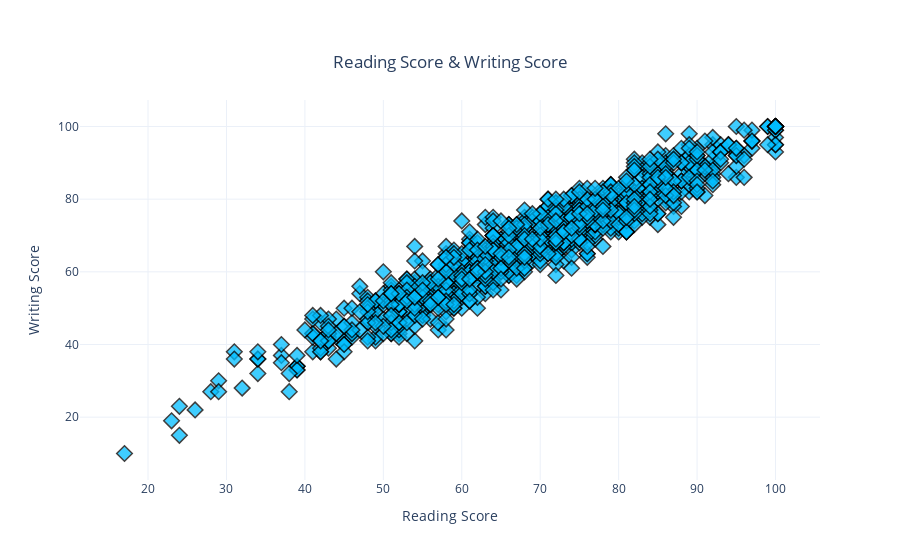

Notebook cell for this chart:
### Code cell
## adding layouts: titles etc

data = go.Scatter(
    x=df['reading_score'],
    y=df['writing_score'],
    mode='markers',
    marker=dict(size=12,
                color='rgb(0,189,255)',
                symbol='diamond',
                opacity=0.75,
                line={'color':'black','width':1.5}))

layout=go.Layout(title=dict(text='Reading Score & Writing Score',
                            y=0.9,
                            x=0.5,
                            xanchor='center',
                            yanchor='top'),
                xaxis={'title':'Reading Score'},
                yaxis={'title':'Writing Score'},
                hovermode='closest',
                template='plotly_white'
)

fig = go.Figure(data=data, layout=layout)
iplot(fig)

### Figure 1 — Plotly figure (JSON) as saved in the notebook; plotly's stock layout.template omitted (floating-point values rounded to 4 significant figures; data arrays with more than 128 entries replaced by an {"elided": "..."} marker saying what was removed)
{"data": [{"marker": {"color": "rgb(0,189,255)", "line": {"color": "black", "width": 1.5}, "opacity": 0.75, "size": 12, "symbol": "diamond"}, "mode": "markers", "type": "scatter", "x": {"elided": "1000 int values"}, "y": {"elided": "1000 int values"}}], "layout": {"hovermode": "closest", "title": {"text": "Reading Score & Writing Score", "x": 0.5, "xanchor": "center", "y": 0.9, "yanchor": "top"}, "xaxis": {"title": {"text": "Reading Score"}}, "yaxis": {"title": {"text": "Writing Score"}}}}
